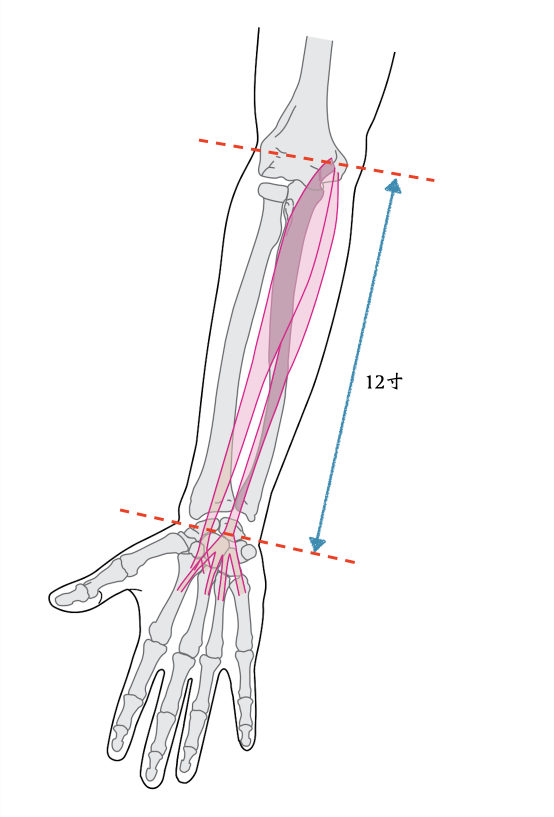
#> input picture image-library/experiments/anatomy-prototypes/who-standard-bases-20260612/calibration/forearm-anterior/user-markup-reference.png, 1108 x 1634 px (shown at 1/2 size)
$ python build_forearm_calibration.py
#> lines starting #> are read from the running program, lines starting #| are printed output that depends on the picture; after the words box and inside, x2 and y2 are one past the last pixel; in counts of white or black regions, pixels touching at a corner belong together
#!/usr/bin/env python3
"""Build the anterior-forearm 12-cun calibration overlay."""

import json
import math
import re
from pathlib import Path

import fitz
import numpy as np
from PIL import Image


HERE = Path(__file__).parent
CALIBRATION_DIR = HERE / "calibration" / "forearm-anterior"
MARKUP_PATH = CALIBRATION_DIR / "user-markup-reference.png"
BASE_SVG_PATH = HERE / "muscle-bone-bases" / "03_forearm-anterior.svg"
BASE_PNG_PATH = HERE / "muscle-bone-bases" / "03_forearm-anterior.png"
OUTPUT_STEM = CALIBRATION_DIR / "forearm-anterior-12cun-calibration"
DATA_PATH = CALIBRATION_DIR / "calibration.json"

SOURCE_VIEWBOX = (326.0, 100.0, 174.0, 257.0)
AXIS_INWARD_SHIFT_SCREEN_PX = -180.0
BOUNDARY_LEFT_AXIS_SHIFT_SCREEN_PX = -400.0
BOUNDARY_RIGHT_AXIS_SHIFT_SCREEN_PX = 0.0
OUTPUT_VIEWBOX = (
    SOURCE_VIEWBOX[0],
    SOURCE_VIEWBOX[1],
    SOURCE_VIEWBOX[2],
    SOURCE_VIEWBOX[3] + 14.0,
)
RENDER_SCALE = 6


def fit_markup_lines() -> dict[str, tuple[float, float]]:
    pixels = np.asarray(Image.open(MARKUP_PATH).convert("RGB")).astype(np.int16)
    red, green, blue = [pixels[:, :, index] for index in range(3)]

    red_mask = (
        (red > 220)
        & (green < 110)
        & (blue < 90)
        & (red - green > 100)
    )
    blue_mask = (
        (blue > 110)
        & (green > 80)
        & (red < 80)
        & (blue > red + 70)
        & (green > red + 50)
    )

    lines = {}
    for name, y0, y1 in (
        ("elbow_boundary", 200, 400),
        ("wrist_boundary", 900, 1150),
    ):
        y_coordinates, x_coordinates = np.where(red_mask[y0:y1])
        y_coordinates = y_coordinates + y0
        slope, intercept = np.polyfit(x_coordinates, y_coordinates, 1)
        lines[name] = (float(slope), float(intercept))

    y_coordinates, x_coordinates = np.where(blue_mask)
    slope, intercept = np.polyfit(y_coordinates, x_coordinates, 1)
    lines["dimension_axis"] = (float(slope), float(intercept))
    return lines


def line_intersection(
    boundary: tuple[float, float],
    axis: tuple[float, float],
    axis_shift_x: float,
) -> tuple[float, float]:
    boundary_slope, boundary_intercept = boundary
    axis_slope, axis_intercept = axis
    shifted_intercept = axis_intercept + axis_shift_x
    y = (
        boundary_slope * shifted_intercept + boundary_intercept
    ) / (1 - boundary_slope * axis_slope)
    x = axis_slope * y + shifted_intercept
    return float(x), float(y)


def screen_to_base_pixel(
    point: tuple[float, float],
    screen_size: tuple[int, int],
    base_size: tuple[int, int],
) -> tuple[float, float]:
    return (
        point[0] * base_size[0] / screen_size[0],
        point[1] * base_size[1] / screen_size[1],
    )


def base_pixel_to_svg(point: tuple[float, float]) -> tuple[float, float]:
    x0, y0, _, _ = SOURCE_VIEWBOX
    return x0 + point[0] / RENDER_SCALE, y0 + point[1] / RENDER_SCALE


def boundary_segment(
    line: tuple[float, float],
    axis: tuple[float, float],
    screen_size: tuple[int, int],
    base_size: tuple[int, int],
) -> tuple[tuple[float, float], tuple[float, float]]:
    screen_points = (
        line_intersection(
            line,
            axis,
            BOUNDARY_LEFT_AXIS_SHIFT_SCREEN_PX,
        ),
        line_intersection(
            line,
            axis,
            BOUNDARY_RIGHT_AXIS_SHIFT_SCREEN_PX,
        ),
    )
    return tuple(
        base_pixel_to_svg(
            screen_to_base_pixel(point, screen_size, base_size)
        )
        for point in screen_points
    )


# [10 lines left out: function point_at_cun, not called in this run]


def svg_point(point: tuple[float, float]) -> str:
    return f"{point[0]:.3f},{point[1]:.3f}"


# [116 lines left out: functions dashed_line, build_overlay, not called in this run]


def main() -> None:
    CALIBRATION_DIR.mkdir(parents=True, exist_ok=True)
    screen_size = Image.open(MARKUP_PATH).size
#> screen_size = (1108, 1634)
    base_size = Image.open(BASE_PNG_PATH).size
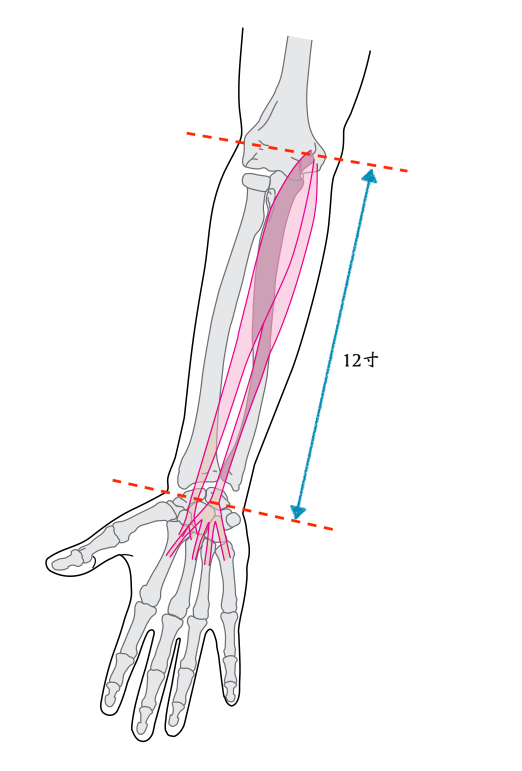
#> input picture image-library/experiments/anatomy-prototypes/who-standard-bases-20260612/muscle-bone-bases/03_forearm-anterior.png, 1044 x 1542 px (shown at 1/2 size)
#> base_size = (1044, 1542)
    lines = fit_markup_lines()
#> in fit_markup_lines, `red, green, blue = [pixels[:, :, index] for index in range(3)]`:
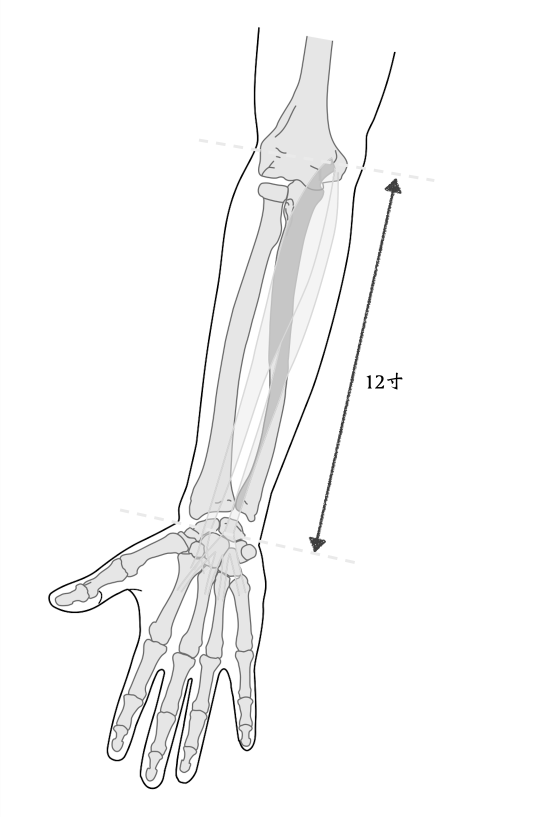
#> red: shape (1634, 1108) int16 (shown at 1/2 size); min 0, max 255, mean 248.1
#> in fit_markup_lines, `red, green, blue = [pixels[:, :, index] for index in range(3)]`:
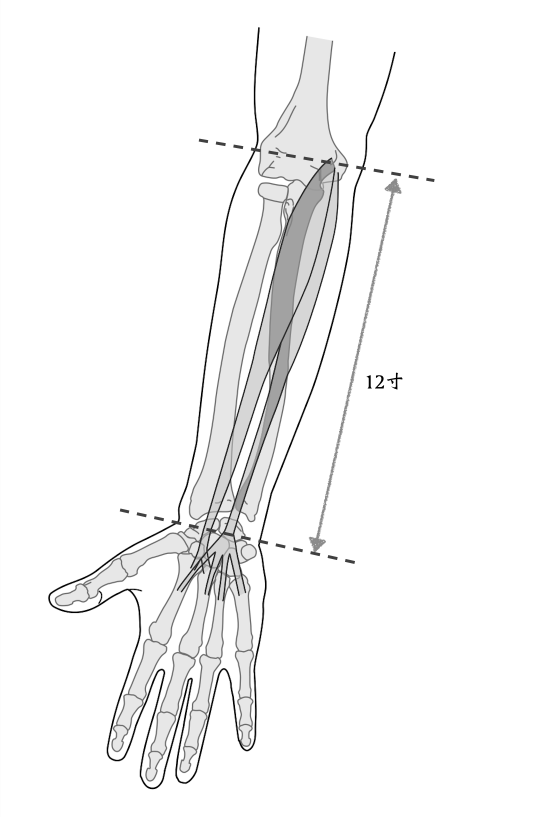
#> green: shape (1634, 1108) int16 (shown at 1/2 size); min 0, max 255, mean 246.2
#> in fit_markup_lines, `red_mask = ( (red > 220) & (green < 110) & (blue < 90) & (red - green ..`:
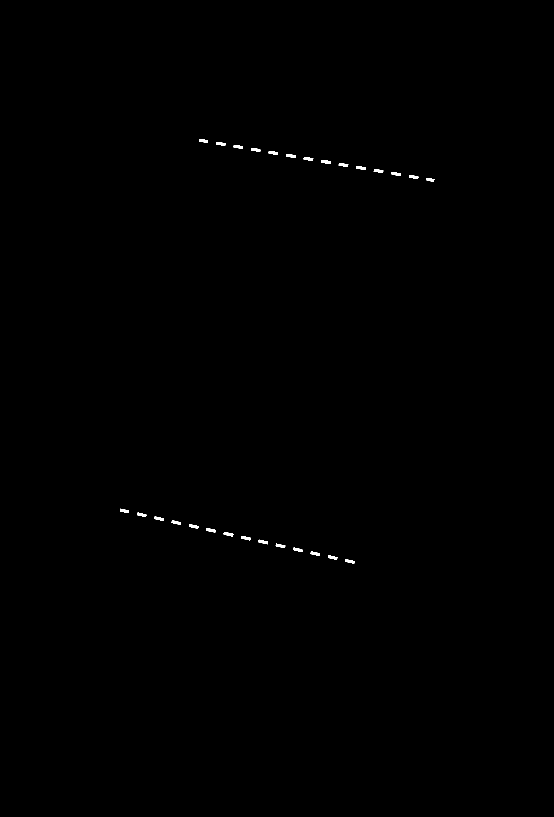
#> red_mask: shape (1634, 1108) bool (shown at 1/2 size); 0.16% white; 28 white regions, largest, box (x1, y1, x2, y2) and area: (642, 320, 662, 328) 109, (447, 1064, 467, 1073) 109, (413, 1056, 432, 1065) 106
#> in fit_markup_lines, `blue_mask = ( (blue > 110) & (green > 80) & (red < 80) & (blue > red +..`:
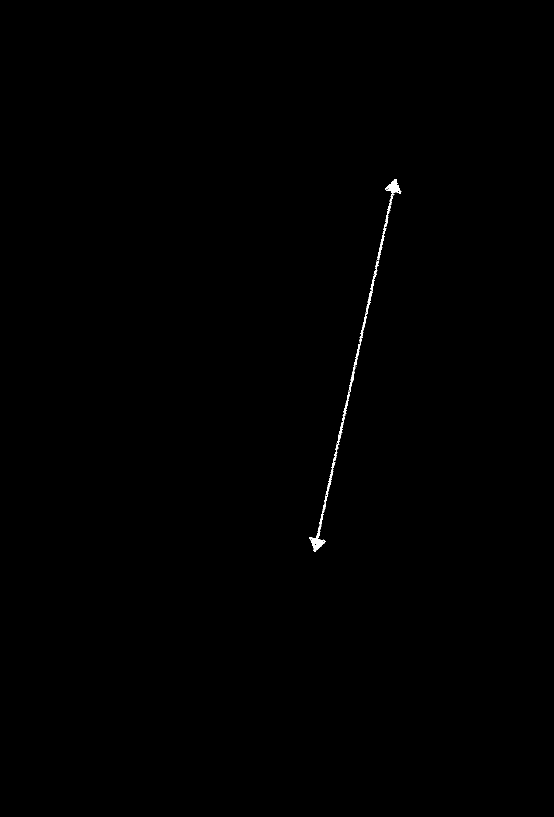
#> blue_mask: shape (1634, 1108) bool (shown at 1/2 size); 0.18% white; 4 white regions (2 under 20 px), largest, box (x1, y1, x2, y2) and area: (619, 522, 758, 1104) 2381, (753, 358, 803, 521) 921
#> the loop in fit_markup_lines, `for name, y0, y1 in ( ("elbow_boundary", 200, 400), ("wrist_boundary",..` made 2 passes
#> (slope, intercept) on passes 1 to 2: (0.172, 211.4), (0.224, 965.8)
#> after the loop in fit_markup_lines, `for name, y0, y1 in (`: lines = {'elbow_boundary': (0.172, 211.4), 'wrist_boundary': (0.224, 965.8)}
#> in fit_markup_lines, `y_coordinates, x_coordinates = np.where(blue_mask)`: y_coordinates = 3304 values from 358 to 1103; x_coordinates = 3304 values, max 802 at index 411, min 619 at index 2859, mean 709.7
#> in fit_markup_lines, `slope, intercept = np.polyfit(y_coordinates, x_coordinates, 1)`: slope = -0.217; intercept = 868.2
#> lines = {'elbow_boundary': (0.172, 211.4), 'wrist_boundary': (0.224, 965.8), 'dimension_axis': (-0.217, 868.2)}

    elbow_screen = line_intersection(
        lines["elbow_boundary"],
        lines["dimension_axis"],
        AXIS_INWARD_SHIFT_SCREEN_PX,
    )
#> elbow_screen = (619.3, 317.8)
    wrist_screen = line_intersection(
        lines["wrist_boundary"],
        lines["dimension_axis"],
        AXIS_INWARD_SHIFT_SCREEN_PX,
    )
#> wrist_screen = (456.5, 1068)
    elbow_pixel = screen_to_base_pixel(elbow_screen, screen_size, base_size)
#> elbow_pixel = (583.5, 299.9)
    wrist_pixel = screen_to_base_pixel(wrist_screen, screen_size, base_size)
#> wrist_pixel = (430.1, 1007.8)
    elbow_svg = base_pixel_to_svg(elbow_pixel)
#> elbow_svg = (423.2, 150)
    wrist_svg = base_pixel_to_svg(wrist_pixel)
#> wrist_svg = (397.7, 268)

    ruler_elbow_screen = line_intersection(
        lines["elbow_boundary"],
        lines["dimension_axis"],
        0.0,
    )
#> ruler_elbow_screen = (792.8, 347.6)
    ruler_wrist_screen = line_intersection(
        lines["wrist_boundary"],
        lines["dimension_axis"],
        0.0,
    )
#> ruler_wrist_screen = (628.2, 1106.4)
    ruler_elbow_svg = base_pixel_to_svg(
        screen_to_base_pixel(ruler_elbow_screen, screen_size, base_size)
    )
#> ruler_elbow_svg = (450.5, 154.7)
    ruler_wrist_svg = base_pixel_to_svg(
        screen_to_base_pixel(ruler_wrist_screen, screen_size, base_size)
    )
#> ruler_wrist_svg = (424.6, 274)

    elbow_boundary = boundary_segment(
        lines["elbow_boundary"],
        lines["dimension_axis"],
        screen_size,
        base_size,
    )
#> elbow_boundary = ((389.9, 144.3), (450.5, 154.7))
    wrist_boundary = boundary_segment(
        lines["wrist_boundary"],
        lines["dimension_axis"],
        screen_size,
        base_size,
    )
#> wrist_boundary = ((364.7, 260.6), (424.6, 274))

#> (the run stopped early here; a loop or call above may not have finished)
